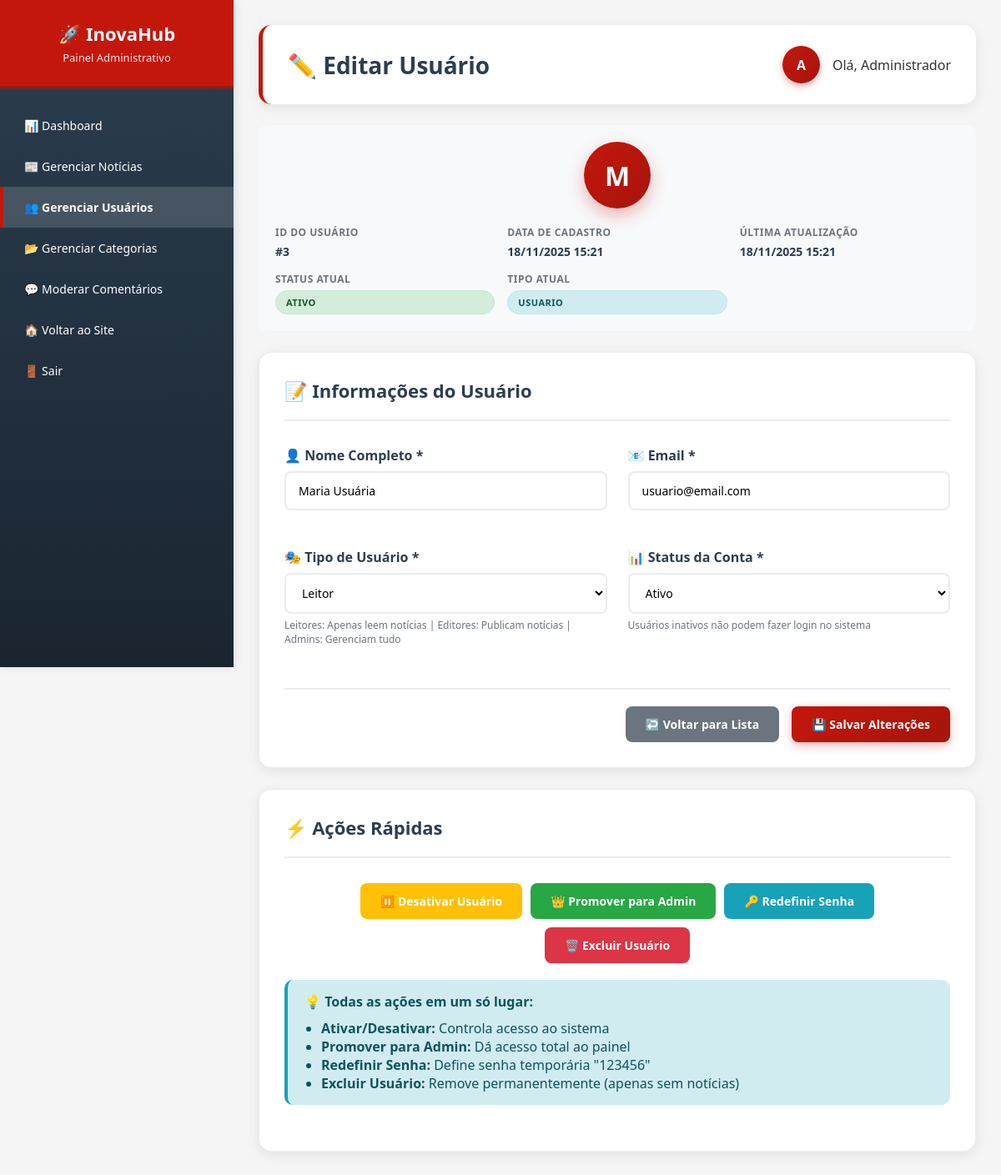
/admin/editar_usuario.php?id=3 (signed in), run on an earlier commit of the app's database.
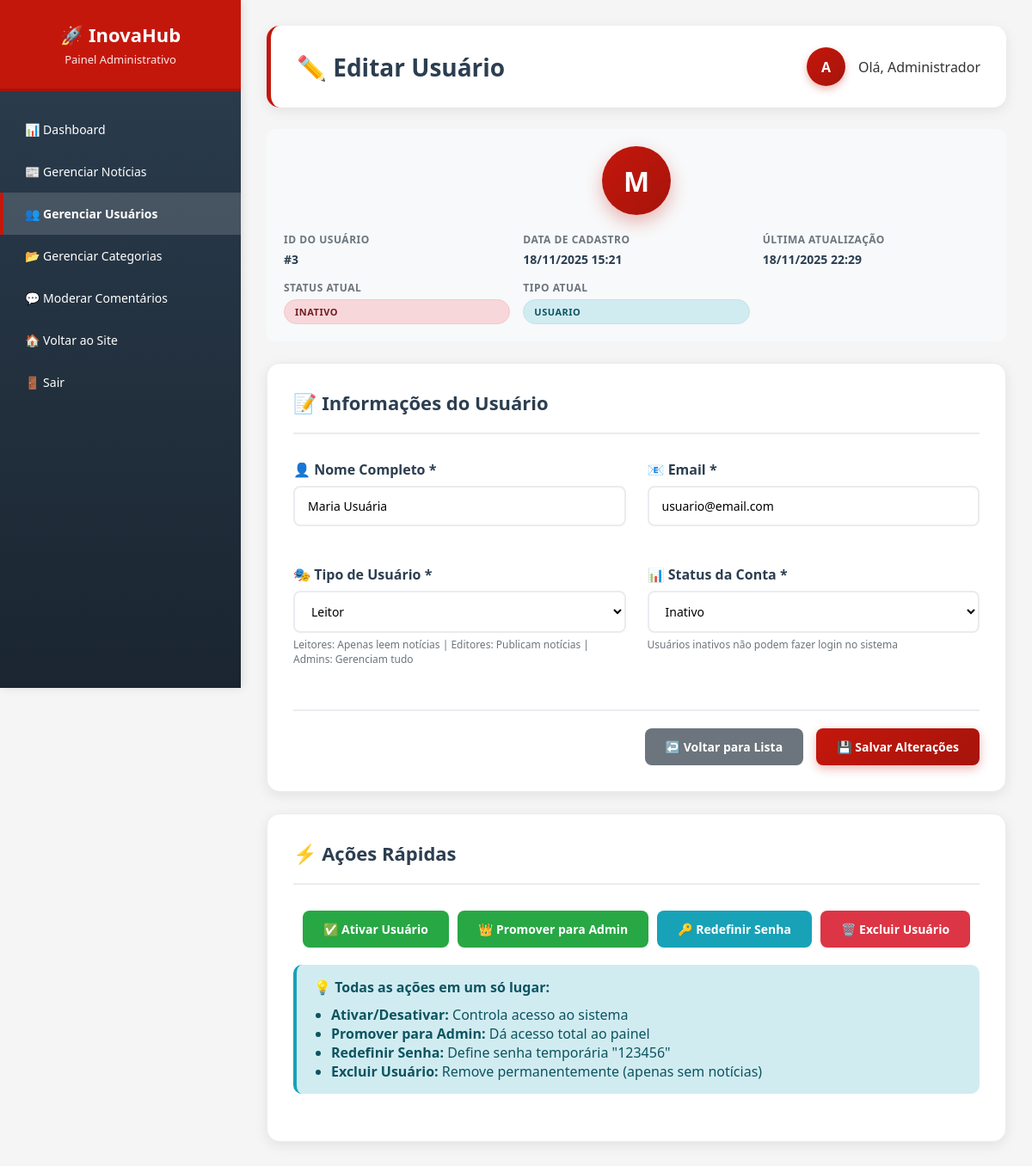
And on a later commit of the database.
### tables this page shows
CREATE TABLE `usuarios` (
  `id` int(11) NOT NULL,
  `nome` varchar(100) NOT NULL,
  `email` varchar(150) NOT NULL,
  `senha` varchar(255) NOT NULL,
  `avatar` varchar(255) DEFAULT 'avatar.jpg',
  `tipo` enum('admin','editor','usuario') DEFAULT 'usuario',
  `status` enum('ativo','inativo') DEFAULT 'ativo',
  `criado_em` timestamp NOT NULL DEFAULT current_timestamp(),
  `atualizado_em` timestamp NOT NULL DEFAULT current_timestamp() ON UPDATE current_timestamp()
);

### includes/funcoes.php (called while the page is built, shortened)
<?php
function usuarioLogado($pdo)
{
    if (isset($_SESSION['usuario_id'])) {
        $stmt = $pdo->prepare("SELECT * FROM usuarios WHERE id = ?");
        $stmt->execute([$_SESSION['usuario_id']]);
        return $stmt->fetch(PDO::FETCH_ASSOC);
    }
    return false;
}

### admin/editar_usuario.php (the view, shortened to what the changed rows need)
<?php
require '../includes/conexao.php';
require '../includes/funcoes.php';
$usuario = usuarioLogado($pdo);
$user_id = intval($_GET['id']);
$stmt = $pdo->prepare("SELECT * FROM usuarios WHERE id = ?");
$stmt->execute([$user_id]);
$user_edit = $stmt->fetch();
?>
<!DOCTYPE html>
<html lang="pt-br">
<head>
</head>
<body>
    <div class="admin-container">
        <aside class="sidebar">
            <div class="sidebar-header">
                <h1>🚀 InovaHub</h1>
            </div>
        </aside>
        <main class="main-content">
            <div class="header">
                <h1>✏️ Editar Usuário</h1>
            </div>
            <div class="user-info-card">
                <div class="user-avatar-large">
                    <?= strtoupper(substr($user_edit['nome'], 0, 1)) ?>
                </div>
                <div class="user-info-grid">
                    <div class="info-item">
                        <span class="info-label">ID do Usuário</span>
                        <span class="info-value">#<?= $user_edit['id'] ?></span>
                    </div>
                    <div class="info-item">
                        <span class="info-label">Data de Cadastro</span>
                        <span class="info-value"><?= date('d/m/Y H:i', strtotime($user_edit['criado_em'])) ?></span>
                    </div>
                    <div class="info-item">
                        <span class="info-label">Última Atualização</span>
                        <span class="info-value">
                            <?= $user_edit['atualizado_em'] ? date('d/m/Y H:i', strtotime($user_edit['atualizado_em'])) : 'Nunca' ?>
                        </span>
                    </div>
                    <div class="info-item">
                        <span class="info-label">Status Atual</span>
                        <span class="badge badge-<?= $user_edit['status'] ?>">
                            <?= ucfirst($user_edit['status']) ?>
                        </span>
                    </div>
                    <div class="info-item">
                        <span class="info-label">Tipo Atual</span>
                        <span class="badge badge-<?= $user_edit['tipo'] ?>">
                            <?= ucfirst($user_edit['tipo']) ?>
                        </span>
                    </div>
                </div>
            </div>
            <div class="form-section">
                <div class="form-header">
                    <h2>📝 Informações do Usuário</h2>
                </div>
                <form method="post">
                    <div class="form-grid">
                        <div class="form-group">
                            <label for="nome">👤 Nome Completo *</label>
                            <input type="text"
                                id="nome"
                                name="nome"
                                class="form-control"
                                value="<?= htmlspecialchars($user_edit['nome']) ?>"
                                required
                                placeholder="Digite o nome completo">
                        </div>
                        <div class="form-group">
                            <label for="email">📧 Email *</label>
                            <input type="email"
                                id="email"
                                name="email"
                                class="form-control"
                                value="<?= htmlspecialchars($user_edit['email']) ?>"
                                required
                                placeholder="exemplo@email.com">
                        </div>
                        <div class="form-group">
                            <label for="tipo">🎭 Tipo de Usuário *</label>
                            <select id="tipo" name="tipo" class="form-control" required>
                                <option value="usuario" <?= $user_edit['tipo'] == 'usuario' ? 'selected' : '' ?>>Leitor</option>
                            </select>
                            <div class="form-text">
                                Leitores: Apenas leem notícias | Editores: Publicam notícias | Admins: Gerenciam tudo
                            </div>
                        </div>
                        <div class="form-group">
                            <label for="status">📊 Status da Conta *</label>
                            <select id="status" name="status" class="form-control" required>
                                <option value="ativo" <?= $user_edit['status'] == 'ativo' ? 'selected' : '' ?>>Ativo</option>
                                <option value="inativo" <?= $user_edit['status'] == 'inativo' ? 'selected' : '' ?>>Inativo</option>
                            </select>
                            <div class="form-text">
                                Usuários inativos não podem fazer login no sistema
                            </div>
                        </div>
                    </div>
                </form>
            </div>
            <?php if ($user_edit['id'] != $usuario['id']): ?>
                <div class="form-section">
                    <div class="form-header">
                        <h2>⚡ Ações Rápidas</h2>
                    </div>
                    <div class="action-buttons">
                        <form method="post" style="display: inline;">
                            <button type="submit" name="alternar_status" class="btn <?= $user_edit['status'] == 'ativo' ? 'btn-warning' : 'btn-success' ?>"
                                onclick="return confirm('<?= $user_edit['status'] == 'ativo' ? 'Desativar' : 'Ativar' ?> o usuário <?= htmlspecialchars($user_edit['nome']) ?>?')">
                                <?= $user_edit['status'] == 'ativo' ? '⏸️ Desativar' : '✅ Ativar' ?> Usuário
                            </button>
                        </form>
                    </div>
                </div>
            <?php endif; ?>
        </main>
    </div>
</body>
</html>

What changed in the data, as far as the page shows it:
changed usuarios "USUARIO": atualizado_em "18/11/2025 15:21" → "18/11/2025 22:29"; status "ATIVO" → "INATIVO"; status "Ativo" → "Inativo"
Also different on the page:
text no longer shown: "⏸️ Desativar"
text now shown: "✅ Ativar"
